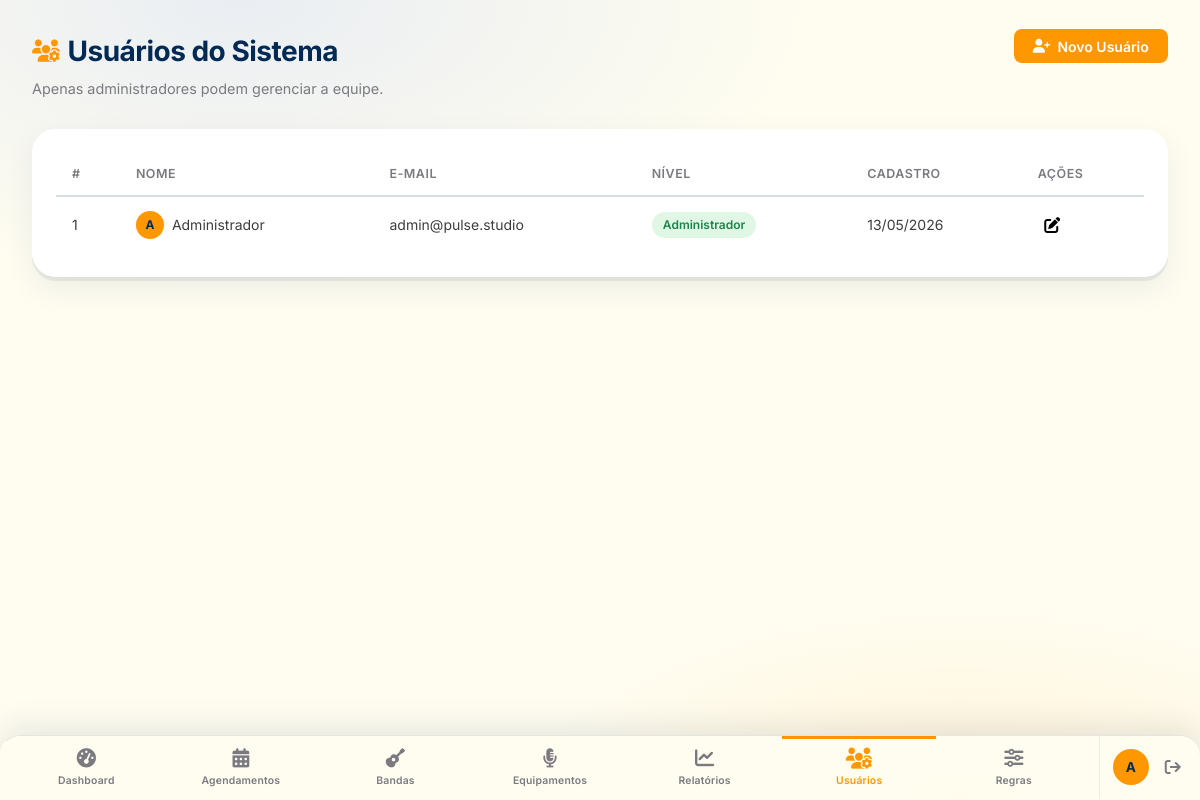
/usuarios.php (signed in), run on the app's committed database.
### tables this page shows
CREATE TABLE IF NOT EXISTS usuarios (
  id        INT UNSIGNED NOT NULL AUTO_INCREMENT,
  nome      VARCHAR(150) NOT NULL,
  email     VARCHAR(150) NOT NULL UNIQUE,
  senha     VARCHAR(255) NOT NULL,
  is_admin  TINYINT(1)   NOT NULL DEFAULT 0,
  criado_em DATETIME     NOT NULL DEFAULT CURRENT_TIMESTAMP,
  PRIMARY KEY (id)
);

### usuarios.php (called while the page is built)
<?php
require_once 'controllers/usuarios_ctrl.php';
require_once 'templates/usuarios.php';

### config/sessao.php (called while the page is built, shortened)
<?php
function usuarioLogado(): array
{
    return [
        'id'       => $_SESSION['usuario_id']   ?? null,
        'nome'     => $_SESSION['usuario_nome'] ?? '',
        'email'    => $_SESSION['usuario_email'] ?? '',
        'is_admin' => $_SESSION['usuario_admin'] ?? false,
    ];
}

### controllers/usuarios_ctrl.php (called while the page is built, shortened)
<?php
require_once 'config/sessao.php';
$pdo          = getConexao();
$usuarios = $pdo->query(
    'SELECT id, nome, email, is_admin, criado_em FROM usuarios ORDER BY nome'
)->fetchAll();

### templates/usuarios.php (the view, shortened to what this page needs)
<?php include 'includes/head.php'; ?>
<body>
<?php include 'includes/nav.php'; ?>
<main class="main-content">
  <header class="page-header">
    <div>
      <h1><i class="fa-solid fa-users-gear"></i> Usuários do Sistema</h1>
      <p class="page-subtitle">Apenas administradores podem gerenciar a equipe.</p>
    </div>
    <button class="btn btn-primary" id="btnNovoUser">
      <i class="fa-solid fa-user-plus"></i> Novo Usuário
    </button>
  </header>
  <section class="section-card glass">
    <div class="table-responsive">
      <table class="data-table">
        <thead>
          <tr><th>#</th><th>Nome</th><th>E-mail</th><th>Nível</th><th>Cadastro</th><th>Ações</th></tr>
        </thead>
        <tbody>
          <?php foreach ($usuarios as $u): ?>
          <tr>
            <td><?= $u['id'] ?></td>
            <td>
              <div class="user-chip-inline">
                <div class="user-avatar sm">
                  <?= mb_strtoupper(mb_substr($u['nome'], 0, 1)) ?>
                </div>
                <?= htmlspecialchars($u['nome']) ?>
              </div>
            </td>
            <td><?= htmlspecialchars($u['email']) ?></td>
            <td>
              <span class="badge <?= $u['is_admin'] ? 'badge-confirmado' : 'badge-pendente' ?>">
                <?= $u['is_admin'] ? 'Administrador' : 'Colaborador' ?>
              </span>
            </td>
            <td><?= date('d/m/Y', strtotime($u['criado_em'])) ?></td>
            <td class="action-btns">
              <button class="btn btn-icon btn-edit" title="Editar"
                data-id="<?= $u['id'] ?>"
                data-nome="<?= htmlspecialchars($u['nome'],  ENT_QUOTES) ?>"
                data-email="<?= htmlspecialchars($u['email'], ENT_QUOTES) ?>"
                data-admin="<?= $u['is_admin'] ? '1' : '0' ?>">
                <i class="fa-solid fa-pen-to-square"></i>
              </button>
            </td>
          </tr>
          <?php endforeach; ?>
        </tbody>
      </table>
    </div>
  </section>
</main>
</body>
</html>

### includes/nav.php (shortened to what this page needs)
<?php
$paginaAtual = basename($_SERVER['PHP_SELF'], '.php');
$usuario = usuarioLogado();
?>
<aside class="sidebar glass">
  <nav class="sidebar-nav">
    <a href="dashboard.php"     class="nav-item <?= $paginaAtual === 'dashboard'     ? 'active' : '' ?>">
      <i class="fa-solid fa-gauge-high"></i><span>Dashboard</span>
    </a>
    <a href="agendamentos.php"  class="nav-item <?= $paginaAtual === 'agendamentos'  ? 'active' : '' ?>">
      <i class="fa-solid fa-calendar-days"></i><span>Agendamentos</span>
    </a>
    <a href="bandas.php"        class="nav-item <?= $paginaAtual === 'bandas'        ? 'active' : '' ?>">
      <i class="fa-solid fa-guitar"></i><span>Bandas</span>
    </a>
    <a href="equipamentos.php"  class="nav-item <?= $paginaAtual === 'equipamentos'  ? 'active' : '' ?>">
      <i class="fa-solid fa-microphone-lines"></i><span>Equipamentos</span>
    </a>
    <a href="relatorios.php"    class="nav-item <?= $paginaAtual === 'relatorios'    ? 'active' : '' ?>">
      <i class="fa-solid fa-chart-line"></i><span>Relatórios</span>
    </a>
    <?php if ($usuario['is_admin']): ?>
    <a href="usuarios.php"      class="nav-item <?= $paginaAtual === 'usuarios'      ? 'active' : '' ?>">
      <i class="fa-solid fa-users-gear"></i><span>Usuários</span>
    </a>
    <a href="regras.php"        class="nav-item <?= $paginaAtual === 'regras'        ? 'active' : '' ?>">
      <i class="fa-solid fa-sliders"></i><span>Regras</span>
    </a>
    <?php endif; ?>
  </nav>
  <div class="sidebar-footer">
    <div class="user-chip">
      <div class="user-avatar"><?= mb_strtoupper(mb_substr($usuario['nome'], 0, 1)) ?></div>
    </div>
    <a href="logout.php" class="btn-logout" title="Sair"><i class="fa-solid fa-arrow-right-from-bracket"></i></a>
  </div>
</aside>

### assets/css/app.css (style rules this page uses)
.sidebar { position: fixed; bottom: 0; left: 0; right: 0; top: auto; width: 100%; height: auto; flex-direction: row; padding: 0; background: rgba(255,253,240,0.92); backdrop-filter: blur(20px); -webkit-backdrop-filter: blur(20px); border-right: none; border-top: 1px solid rgba(0,42,84,0.10); border-radius: 20px 20px 0 0; z-index: 100; box-shadow: 0 -8px 32px rgba(0,42,84,0.10); display: flex; align-items: stretch; justify-content: space-around; }
.sidebar-nav { flex-direction: row; flex: 1; gap: 0; align-items: stretch; justify-content: space-around; padding: 0 0.5rem; }
.nav-item { flex-direction: column; gap: 3px; padding: 0.6rem 0.5rem; flex: 1; justify-content: center; align-items: center; font-size: 0.68rem; font-weight: 500; color: var(--text-muted); border-radius: 0; border-top: 3px solid transparent; transition: color 0.2s, border-color 0.2s; }
.nav-item i { font-size: 1.2rem; width: auto; margin-bottom: 2px; transition: transform 0.2s; }
.nav-item span { font-size: 0.65rem; font-weight: 600; letter-spacing: 0.2px; }
.nav-item.active { background: none; color: var(--clr-orange); border-top-color: var(--clr-orange); font-weight: 700; }
.nav-item.active i { color: var(--clr-orange); transform: scale(1.1); }
.sidebar-footer { display: flex; align-items: center; padding: 0 0.8rem; border-top: none; border-left: 1px solid rgba(0,42,84,0.08); flex-shrink: 0; }
.sidebar-footer .btn-logout { color: var(--text-muted); }
.main-content { margin-left: 0; padding: 1.8rem 2rem 6rem; }
.section-card { border-radius: 24px; background: #fff; border: none; box-shadow: 0 4px 0 rgba(0,42,84,0.08), 0 12px 32px rgba(0,42,84,0.07), inset 0 1px 0 rgba(255,255,255,0.9); backdrop-filter: none; }

### data on the page
usuarios: nome "A", id "1", nome "Administrador", email "admin@pulse.studio", is_admin "Administrador", criado_em "13/05/2026"
